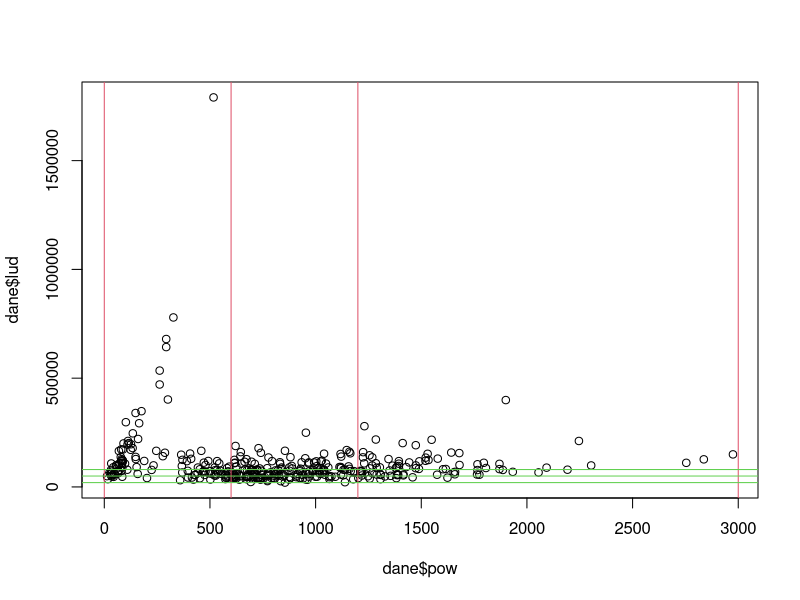

Here is the R script that generated this plot:
dane <- read.csv("set-5/powiaty.csv", sep = ";", fileEncoding = "Windows-1250")
head(dane)

plot(dane$pow, dane$lud)

# H0: powierzchnia powiatu jest zależna od liczy ludności

summary(dane$pow)
granice_pow <- c(0, 600, 1200, 3000)
pow <- cut(dane$pow, breaks = granice_pow)

summary(dane$lud)
granice_lud <- c(19900, 50000, 80000, 2000000)
lud <- cut(dane$lud, breaks = granice_lud)

tab <- table(pow, lud)
tab

abline(v = granice_pow, col = 2)
abline(h = granice_lud, col = 3)

chisq.test(tab)
# p-val < 0.05 : odrzucamy H0
